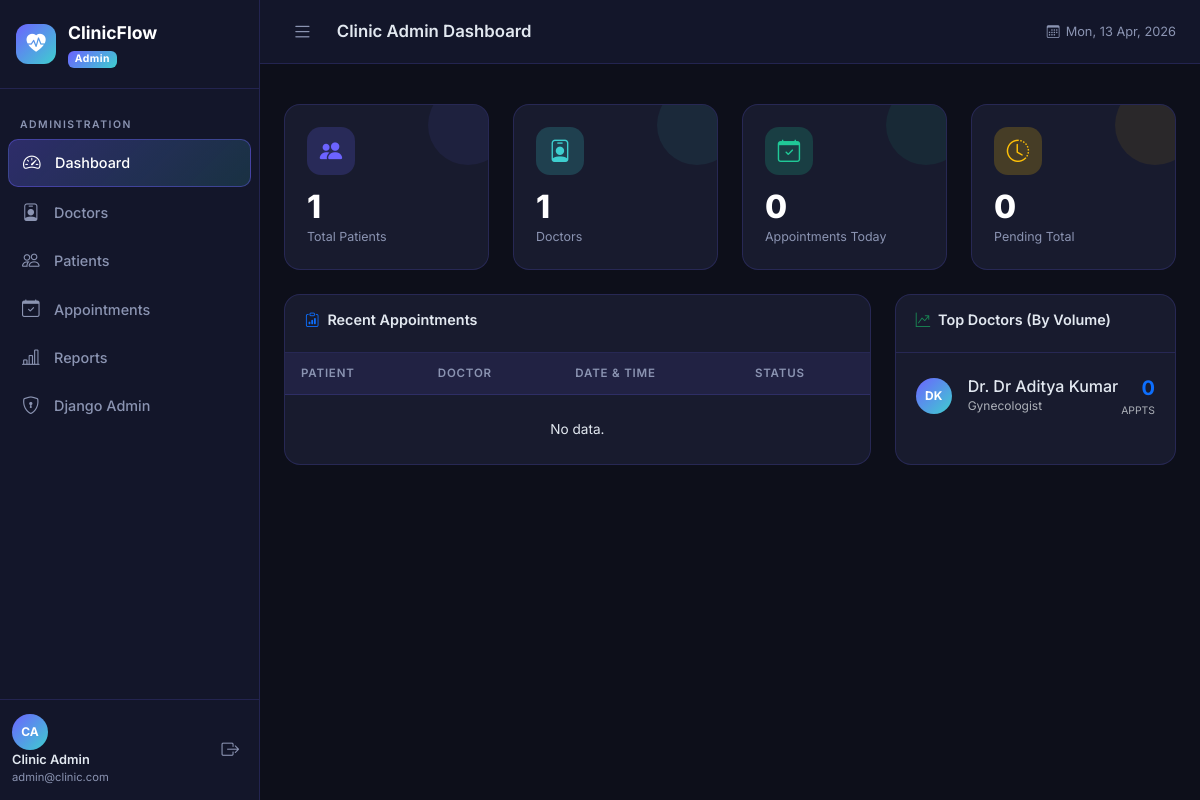
Screenshot of /admin-panel/ (signed in) with the database file from the repository.
### accounts/models.py (models this page shows, shortened)
class User(AbstractUser):
    is_patient = models.BooleanField(default=False)
    is_doctor = models.BooleanField(default=False)
    is_admin_user = models.BooleanField(default=False)
    def get_role(self):
        if self.is_superuser or self.is_admin_user:
            return 'Admin'
        if self.is_doctor:
            return 'Doctor'
        if self.is_patient:
            return 'Patient'
        return 'Unknown'

### doctors/models.py (models this page shows, shortened)
class DoctorProfile(models.Model):
    user = models.OneToOneField(User, on_delete=models.CASCADE, related_name='doctor_profile')
    specialization = models.CharField(max_length=100, choices=SPECIALIZATION_CHOICES)
    contact_number = models.CharField(max_length=15, blank=True)
    qualification = models.CharField(max_length=200, blank=True)
    experience_years = models.PositiveIntegerField(default=0)
    consultation_fee = models.DecimalField(max_digits=8, decimal_places=2, default=0.00)
    bio = models.TextField(blank=True)
    is_available = models.BooleanField(default=True)
    created_at = models.DateTimeField(auto_now_add=True)

### patients/admin_views.py (the view)
    def wrapper(request, *args, **kwargs):
        if not request.user.is_authenticated or (
            not request.user.is_superuser and not request.user.is_admin_user
        ):
            from django.http import HttpResponseForbidden
            return HttpResponseForbidden("Admin access required.")
        return view_func(request, *args, **kwargs)

### patients/admin_views.py (called while the page is built)
def admin_required(view_func):
    def wrapper(request, *args, **kwargs):
        if not request.user.is_authenticated or (
            not request.user.is_superuser and not request.user.is_admin_user
        ):
            from django.http import HttpResponseForbidden
            return HttpResponseForbidden("Admin access required.")
        return view_func(request, *args, **kwargs)
    return login_required(wrapper)

### templates/admin_panel/dashboard.html
{% extends 'base.html' %}
{% block page_title %}Clinic Admin Dashboard{% endblock %}
{% block content %}
<div class="row g-4 mb-4">
  <div class="col-md-3">
    <div class="stat-card purple">
      <div class="stat-icon purple"><i class="bi bi-people-fill"></i></div>
      <div class="stat-value">{{ total_patients }}</div>
      <div class="stat-label">Total Patients</div>
    </div>
  </div>
  <div class="col-md-3">
    <div class="stat-card teal">
      <div class="stat-icon teal"><i class="bi bi-person-badge"></i></div>
      <div class="stat-value">{{ total_doctors }}</div>
      <div class="stat-label">Doctors</div>
    </div>
  </div>
  <div class="col-md-3">
    <div class="stat-card green">
      <div class="stat-icon green"><i class="bi bi-calendar-check"></i></div>
      <div class="stat-value">{{ today_appointments }}</div>
      <div class="stat-label">Appointments Today</div>
    </div>
  </div>
  <div class="col-md-3">
    <div class="stat-card orange">
      <div class="stat-icon orange"><i class="bi bi-clock-history"></i></div>
      <div class="stat-value">{{ pending }}</div>
      <div class="stat-label">Pending Total</div>
    </div>
  </div>
</div>
<div class="row g-4">
  <div class="col-lg-8">
    <div class="clinic-card h-100">
      <div class="clinic-card-header">
        <h5 class="clinic-card-title"><i class="bi bi-clipboard-data text-primary"></i> Recent Appointments</h5>
      </div>
      <div class="clinic-card-body p-0">
        <div class="table-responsive">
          <table class="clinic-table">
            <thead>
              <tr>
                <th>Patient</th>
                <th>Doctor</th>
                <th>Date & Time</th>
                <th>Status</th>
              </tr>
            </thead>
            <tbody>
              {% for appt in recent_appointments %}
              <tr>
                <td>{{ appt.patient.user.get_full_name }}</td>
                <td>Dr. {{ appt.doctor.user.last_name }}</td>
                <td style="font-size:0.75rem">{{ appt.date|date:"D, M d" }} <br> {{ appt.get_time_slot_display_label }}</td>
                <td><span class="status-badge status-{{ appt.status }}">{{ appt.get_status_display }}</span></td>
              </tr>
              {% empty %}
              <tr><td colspan="4" class="text-center py-4">No data.</td></tr>
              {% endfor %}
            </tbody>
          </table>
        </div>
      </div>
    </div>
  </div>
  <div class="col-lg-4">
    <div class="clinic-card h-100">
      <div class="clinic-card-header">
        <h5 class="clinic-card-title"><i class="bi bi-graph-up-arrow text-success"></i> Top Doctors (By Volume)</h5>
      </div>
      <div class="clinic-card-body">
        {% for doc in doctor_stats %}
        <div class="d-flex align-items-center mb-3">
          <div class="user-avatar bg-primary text-white me-3">{{ doc.user.first_name|first|upper }}{{ doc.user.last_name|first|upper }}</div>
          <div class="flex-grow-1">
            <h6 class="mb-0 fs-6">Dr. {{ doc.user.get_full_name }}</h6>
            <div class="text-muted" style="font-size:0.75rem">{{ doc.specialization }}</div>
          </div>
          <div class="text-end">
            <div class="fw-bold fs-5 text-primary">{{ doc.appt_count }}</div>
            <div class="text-muted" style="font-size:0.65rem; text-transform:uppercase">Appts</div>
          </div>
        </div>
        {% empty %}
          <div class="text-muted text-center py-4">No data.</div>
        {% endfor %}
      </div>
    </div>
  </div>
</div>
{% endblock %}

### templates/base.html (shortened to what this page needs)
{% load static %}
<!DOCTYPE html>
<html lang="en" data-bs-theme="dark">
<head>
  <link href="https://cdn.jsdelivr.net/npm/bootstrap@5.3.3/dist/css/bootstrap.min.css" rel="stylesheet" />
  <link href="https://cdn.jsdelivr.net/npm/bootstrap-icons@1.11.3/font/bootstrap-icons.min.css" rel="stylesheet" />
  <link href="{% static 'css/style.css' %}" rel="stylesheet" />
</head>
<body>
{% if user.is_authenticated %}
<div class="app-wrapper">
  <aside class="sidebar" id="sidebar">
    <div class="sidebar-brand">
      <div class="brand-icon"><i class="bi bi-heart-pulse-fill"></i></div>
      <div class="brand-text">
        <span class="brand-name">ClinicFlow</span>
        <span class="brand-role badge">{{ user.get_role }}</span>
      </div>
    </div>
    <nav class="sidebar-nav">
      {% if user.is_superuser or user.is_admin_user %}
        <div class="nav-section">Administration</div>
        <a href="{% url 'admin_panel:dashboard' %}" class="nav-link {% if request.resolver_match.namespace == 'admin_panel' and request.resolver_match.url_name == 'dashboard' %}active{% endif %}">
          <i class="bi bi-speedometer2"></i> Dashboard
        </a>
        <a href="{% url 'admin_panel:doctors' %}" class="nav-link {% if request.resolver_match.url_name == 'doctors' %}active{% endif %}">
          <i class="bi bi-person-badge"></i> Doctors
        </a>
        <a href="{% url 'admin_panel:patients' %}" class="nav-link {% if request.resolver_match.url_name == 'patients' %}active{% endif %}">
          <i class="bi bi-people"></i> Patients
        </a>
        <a href="{% url 'admin_panel:appointments' %}" class="nav-link {% if request.resolver_match.url_name == 'appointments' %}active{% endif %}">
          <i class="bi bi-calendar-check"></i> Appointments
        </a>
        <a href="{% url 'admin_panel:reports' %}" class="nav-link {% if request.resolver_match.url_name == 'reports' %}active{% endif %}">
          <i class="bi bi-bar-chart-line"></i> Reports
        </a>
        <a href="/admin/" class="nav-link">
          <i class="bi bi-shield-lock"></i> Django Admin
        </a>
      {% endif %}
    </nav>
    <div class="sidebar-footer">
      <div class="user-info">
        <div class="user-avatar">{{ user.first_name|first|upper }}{{ user.last_name|first|upper }}</div>
        <div>
          <div class="user-name">{{ user.get_full_name|default:user.username }}</div>
          <div class="user-email">{{ user.email|truncatechars:22 }}</div>
        </div>
      </div>
      <a href="{% url 'accounts:logout' %}" class="logout-btn">
        <i class="bi bi-box-arrow-right"></i>
      </a>
    </div>
  </aside>
  <main class="main-content">
    <header class="topbar">
      <button class="sidebar-toggle" id="sidebarToggle">
        <i class="bi bi-list"></i>
      </button>
      <div class="topbar-title">{% block page_title %}Dashboard{% endblock %}</div>
      <div class="topbar-right">
        <span class="topbar-date"><i class="bi bi-calendar3"></i> <span id="topbar-date"></span></span>
      </div>
    </header>
    <div class="alert-container">
    </div>
    <div class="page-content">
{% endif %}
  {% block content %}{% endblock %}
{% if user.is_authenticated %}
    </div>
  </main>
</div>
{% else %}
</div>
{% endif %}
</body>
</html>

### rows the page displays
User: get_role "Admin", first_name|first "C", last_name|first "A", get_full_name "Clinic Admin", email "admin@clinic.com"
DoctorProfile: user.first_name|first "D", user.last_name|first "K", user.get_full_name "Dr Aditya Kumar", specialization "Gynecologist", appt_count "0"

### other values shown
{{ total_patients }} "1"
{{ total_doctors }} "1"
{{ today_appointments }} "0"
{{ pending }} "0"
